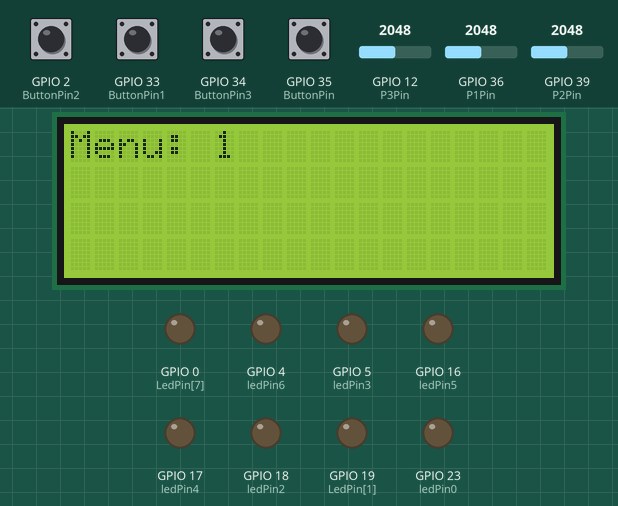
This program was run on a simulated ESP32. Shown: 20×4 character LCD, output pins drawn as LEDs (lit = HIGH). Inputs (shaded band) come from the test bench; at power-on: GPIO 2 (ButtonPin2), GPIO 33 (ButtonPin1), GPIO 34 (ButtonPin3), GPIO 35 (ButtonPin) HIGH, GPIO 39 (P2Pin) = 2048, GPIO 12 (P3Pin) = 2048, GPIO 36 (P1Pin) = 2048.

Above: at 1.7 s.
1.8 s: GPIO 39 (P2Pin) set to 2866
At 5.2 s:
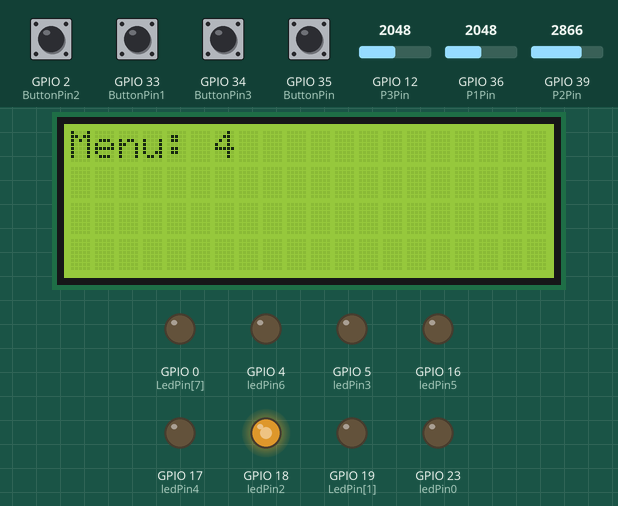
6.3 s: GPIO 39 (P2Pin) set to 3603
9.7 s: GPIO 12 (P3Pin) set to 2866
At 13.4 s:
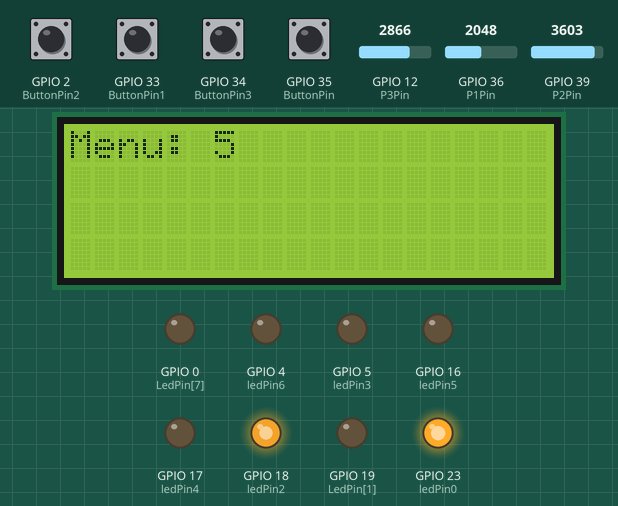
13.6 s: GPIO 39 (P2Pin) set to 4035
18.2 s: GPIO 39 (P2Pin) set to 2047
At 21.5 s:
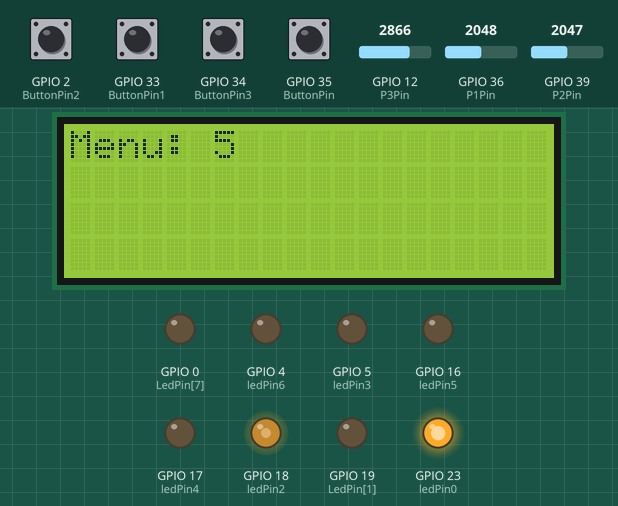
21.6 s: GPIO 39 (P2Pin) set to 491
At 29.4 s:
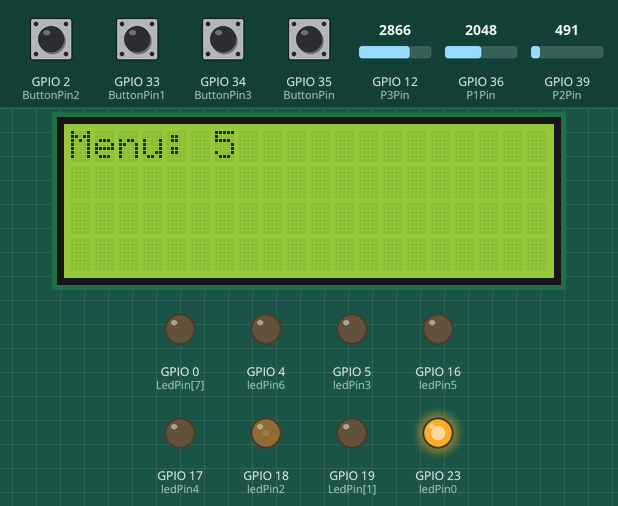
Timing chart, 0 to 29.8 s (numbered marks = the images above; inputs shaded):
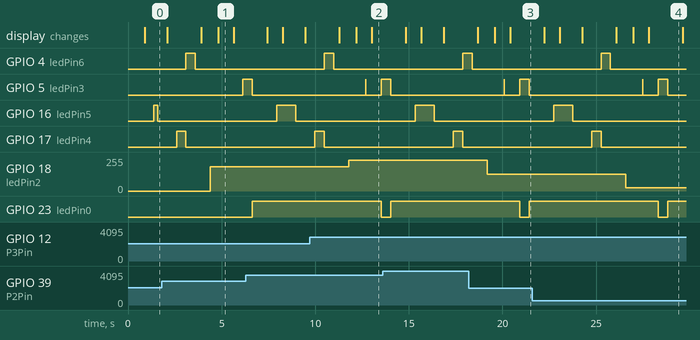

The program:

main.cpp
```cpp
#include <Arduino.h>
#include <LiquidCrystal_I2C.h>

#define I2C_SDA 21
#define I2C_SCL 22
int ButtonPin = 35;
int ButtonPin1 = 33;
int ButtonPin2 = 2;
int ButtonPin3 = 34;

int P2Pin = 39;
int ledBrightness = 0;
const int thresholdLow = 100;  // ช่วงค่าต่ำสุด
const int thresholdHigh = 3995;

int P3Pin = 12;
int P1Pin = 36;

// ตัวแปรสำหรับเก็บสถานะของปุ่ม
bool button1State = false; // สถานะของปุ่มกดตัวที่ 1
bool button2State = false; // สถานะของปุ่มกดตัวที่ 2


int LedPin[] = {23, 19, 18, 5, 17, 16, 4, 0,};

int ledPin0 = 23;
int ledPin1 = 19;
int ledPin2 = 18;
int ledPin3 = 5;
int ledPin4 = 17;
int ledPin5 = 16;
int ledPin6 = 4;
int ledPin7 = 0;

LiquidCrystal_I2C lcd(0x27, 20, 4); // set the LCD address to 0x27 for a 16 chars and 2 line display

void setup(){

pinMode(ledPin2, OUTPUT); // ตั้ง LED เป็น output

pinMode(ButtonPin2, INPUT_PULLUP); // ตั้งปุ่มกดตัวที่ 1 เป็น input พร้อมเปิด pull-up resistor
pinMode(ButtonPin3, INPUT_PULLUP);// ตั้งปุ่มกดตัวที่ 2 เป็น input พร้อมเปิด pull-up resistor
pinMode(ledPin0, OUTPUT);  // ตั้ง LED เป็น output
pinMode(ledPin3, OUTPUT);  // ตั้ง LED เป็น output

    for (int i = 0; i < 8; i++) {
    pinMode(LedPin[i], OUTPUT);
  }
  pinMode(ButtonPin, INPUT_PULLUP);
  pinMode(ButtonPin1, INPUT_PULLUP);
 lcd.init(I2C_SDA, I2C_SCL); // initialize the lcd to use user defined I2C pins
 lcd.backlight();
 lcd.setCursor(0,0);
 lcd.print("Menu: 0");
 delay(500);
Serial.begin(9600);
}


void loop(){
  static int menu = 0;  // ตัวแปรเก็บเมนูที่เลือก
  int switchState = digitalRead(ButtonPin);
  int switchState1 = digitalRead(ButtonPin1);


  int potValue = analogRead(P2Pin);
  int potValue1 = analogRead(P3Pin);
  int potValue2 = analogRead(P1Pin);
  ledBrightness = map(potValue, 0, 4095, 0, 255);
  potValue = analogRead(P2Pin);
  potValue1 = analogRead(P3Pin);
  potValue2 = analogRead(P1Pin);


    if (switchState == HIGH) {
    delay(300);  // ให้เวลา Debouncing ให้สวิตช์มีเวลาหยุดสักนิด

    // เปลี่ยนเมนูที่เลือก
    menu = (menu % 6) + 1;  // สลับเมนูจาก 1-3
    lcd.clear();
    lcd.setCursor(0, 0);
    lcd.print("Menu: ");
    lcd.print(menu);  // แสดงเมนูที่เลือก
    delay(500);  // ให้เวลาสำหรับแสดงผลบนจอ LCD
    }

    else if (switchState1 == HIGH)
    {
    delay(300);  // ให้เวลา Debouncing ให้สวิตช์มีเวลาหยุดสักนิด
    menu = (menu % 6) + 1;  // สลับเมนูจาก 1-3
    lcd.clear();
    lcd.setCursor(0, 0);
    lcd.print("Menu: ");
    lcd.print(menu);  // แสดงเมนูที่เลือก
    delay(500);  // ให้เวลาสำหรับแสดงผลบนจอ LCD
    }

    bool button1State = digitalRead(ButtonPin2) == LOW; // LOW = ปุ่มถูกกด
    bool button2State = digitalRead(ButtonPin3) == LOW;


    // ใช้ switch-case เพื่อจัดการการเลือกเมนู
    switch (menu) {
      case 1:
    digitalWrite(ledPin5, HIGH);
    delay(200);
    digitalWrite(ledPin5, LOW);
    delay(200);

    }
    switch (menu) {
      case 2:
    if (ButtonPin1)
    {
      digitalWrite(ledPin4, HIGH);  // ใส่ if ก่อนและ อันนี้แก้ให้หลอดไฟติดสลับแล้ว
    digitalWrite(ledPin6, LOW);
    delay(500);
    digitalWrite(ledPin4, LOW);
    digitalWrite(ledPin6, HIGH);
    delay(500);
    }
    else(menu ,3);
    {
    digitalWrite(ledPin6, LOW);
    }

    }

    switch (menu) {
      case 3:
    if (potValue <= thresholdLow || potValue >= thresholdHigh) {
    ledBrightness = 0; // LED ดับ
  }
  else {
    // แปลงค่า 0-4095 ให้เป็นช่วง 0-255 สำหรับควบคุม PWM
    ledBrightness = map(potValue, thresholdLow, thresholdHigh, 0, 255);
  }

   analogWrite(ledPin2, ledBrightness);
    delay(100);

    }

    switch (menu) {
      case 4:
    if (potValue1 >= 2120)
    {
    digitalWrite(ledPin3, HIGH);
    delay(10);
  }
  else (potValue1 < 2120); //แก้ไข เมื่อน้อยกว่า1.8v ให้หลอดled ดับ
    {
      digitalWrite(ledPin3, LOW);
    delay(10);
    }

  }
  switch (menu) {
      case 5:
    if (button1State && button2State)
    {
    digitalWrite(ledPin0, LOW);
    digitalWrite(ledPin3, LOW);
    delay(50);
  }
  else
  {
    digitalWrite(ledPin0, LOW);  // แก้ ติดดับสลับกัน
    digitalWrite(ledPin3, HIGH);
    delay(500);
    digitalWrite(ledPin3, LOW);
    digitalWrite(ledPin0, HIGH);
    delay(500);
  }
 }

 switch (menu) {
      case 6:
    if (potValue2 > 256)
    {
    digitalWrite(ledPin5, HIGH);
    delay(10);
  }
  else if (potValue2 < 256)
  {
    digitalWrite(ledPin5, LOW);
    delay(10);
  }


 }
}
```

week2.cpp
```cpp
/*#include <Arduino.h>

// กำหนดขา GPIO สำหรับแยกไฟจราจร 1
int red1 = 23;    // ไฟแดงแยกที่ 1
int yellow1 = 19; // ไฟเหลืองแยกที่ 1
int green1 = 18;  // ไฟเขียวแยกที่ 1

// กำหนดขา GPIO สำหรับแยกไฟจราจร 2
int red2 = 17;   // ไฟแดงแยกที่ 2
int yellow2 = 16;// ไฟเหลืองแยกที่ 2
int green2 = 4; // ไฟเขียวแยกที่ 2
int dum = 0;
int led5 = 5;
// กำหนดขา GPIO สำหรับปุ่ม
int buttonPin = 15; // ปุ่มสำหรับสลับโหมดไฟกระพริบ
bool blinkingMode = false; // ตัวแปรสำหรับเก็บสถานะโหมดไฟกระพริบ
int buttonState = 0; // ตัวแปรสำหรับเก็บสถานะของปุ่ม

void setup() {
  // ตั้งค่าให้ GPIO เป็น OUTPUT สำหรับไฟ
  pinMode(red1, OUTPUT);
  pinMode(yellow1, OUTPUT);
  pinMode(green1, OUTPUT);
  pinMode(red2, OUTPUT);
  pinMode(yellow2, OUTPUT);
  pinMode(green2, OUTPUT);
  pinMode(dum, OUTPUT);
  pinMode(led5, OUTPUT);

  // ตั้งค่าให้ GPIO เป็น INPUT สำหรับปุ่ม
  pinMode(buttonPin, INPUT_PULLUP);

  // เริ่มต้นการเชื่อมต่อ Serial Monitor
  Serial.begin(115200);
  Serial.println("System Started");
}

void loop() {
  // อ่านสถานะของปุ่ม
  buttonState = digitalRead(buttonPin);

  // ถ้ากดปุ่ม (ปุ่มจะเป็น LOW เมื่อกด) สลับโหมดไฟกระพริบ
  if (buttonState == HIGH) {
    blinkingMode = !blinkingMode;  // สลับสถานะโหมด
    delay(200); // หน่วงเวลาหลังการกดปุ่ม เพื่อป้องกันการกดซ้ำ
    if (blinkingMode) {
      Serial.println("Blinking mode activated");
    } else {
      Serial.println("Blinking mode deactivated");
    }
  }

  // ถ้าอยู่ในโหมดไฟกระพริบ
  if (blinkingMode) {
    // กระพริบไฟแดงและไฟเขียวทั้งสองแยก
    digitalWrite(red1, HIGH);
    digitalWrite(green1, HIGH);
    digitalWrite(yellow1, HIGH);
    digitalWrite(red2, HIGH);
    digitalWrite(green2, HIGH);
    digitalWrite(yellow2, HIGH);
    digitalWrite(dum, HIGH);
    digitalWrite(led5, HIGH);
    delay(500); // หน่วงเวลา 500 มิลลิวินาที (ไฟกระพริบ)
    digitalWrite(red1, LOW);
    digitalWrite(green1, LOW);
    digitalWrite(yellow1, LOW);
    digitalWrite(red2, LOW);
    digitalWrite(green2, LOW);
    digitalWrite(yellow2, LOW);
    digitalWrite(dum, LOW);
    digitalWrite(led5, LOW);
    delay(500); // หน่วงเวลา 500 มิลลิวินาที (ไฟกระพริบ)
  }
  else {
    // การทำงานของไฟจราจรปกติ
    // แยกที่ 1 - ไฟเขียว, แยกที่ 2 - ไฟแดง
    digitalWrite(green1, HIGH);  // เปิดไฟเขียวแยกที่ 1
    digitalWrite(red1, LOW);     // ปิดไฟแดงแยกที่ 1
    digitalWrite(yellow1, LOW);  // ปิดไฟเหลืองแยกที่ 1
    digitalWrite(red2, HIGH);    // เปิดไฟแดงแยกที่ 2
    digitalWrite(yellow2, LOW);  // ปิดไฟเหลืองแยกที่ 2
    digitalWrite(green2, LOW);   // ปิดไฟเขียวแยกที่ 2
    Serial.println("Normal mode: Green 1, Red 2");
    delay(5000); // ไฟเขียวแยกที่ 1 เปิดเป็นเวลา 5 วินาที

    // แยกที่ 1 - ไฟเหลือง, แยกที่ 2 - ไฟแดง
    digitalWrite(green1, LOW);  // เปิดไฟเขียวแยกที่ 1
    digitalWrite(red1, LOW);     // ปิดไฟแดงแยกที่ 1
    digitalWrite(yellow1, HIGH);  // ปิดไฟเหลืองแยกที่ 1
    digitalWrite(red2, HIGH);    // เปิดไฟแดงแยกที่ 2
    digitalWrite(yellow2, LOW);  // ปิดไฟเหลืองแยกที่ 2
    digitalWrite(green2, LOW);   // ปิดไฟเขียวแยกที่ 2
    Serial.println("Normal mode: Yellow 1");
    delay(2000); // ไฟเหลืองแยกที่ 1 เปิดเป็นเวลา 2 วินาที

    // แยกที่ 1 - ไฟแดง, แยกที่ 2 - ไฟเขียว
    digitalWrite(yellow1, LOW);  // ปิดไฟเหลืองแยกที่ 1
    digitalWrite(red1, HIGH);    // เปิดไฟแดงแยกที่ 1
    digitalWrite(green1, LOW);   // ปิดไฟเขียวแยกที่ 1
    digitalWrite(red2, LOW);     // ปิดไฟแดงแยกที่ 2
    digitalWrite(yellow2, LOW);  // ปิดไฟเหลืองแยกที่ 2
    digitalWrite(green2, HIGH);  // เปิดไฟเขียวแยกที่ 2
    Serial.println("Normal mode: Green 2, Red 1");
    delay(5000); // ไฟเขียวแยกที่ 2 เปิดเป็นเวลา 5 วินาที

    // แยกที่ 1 - ไฟแดง, แยกที่ 2 - ไฟเหลือง
    digitalWrite(green1, LOW);  // เปิดไฟเขียวแยกที่ 1
    digitalWrite(red1, HIGH);     // ปิดไฟแดงแยกที่ 1
    digitalWrite(yellow1, LOW);  // ปิดไฟเหลืองแยกที่ 1
    digitalWrite(red2, LOW);    // เปิดไฟแดงแยกที่ 2
    digitalWrite(yellow2, HIGH);  // ปิดไฟเหลืองแยกที่ 2
    digitalWrite(green2, LOW);   // ปิดไฟเขียวแยกที่ 2
    Serial.println("Normal mode: Yellow 2");
    delay(2000); // ไฟเหลืองแยกที่ 2 เปิดเป็นเวลา 2 วินาที
  }
}*/
```

Measured:
- after the input at 1.8 s, GPIO 18 (ledPin2): 0/255 → 181/255 after 2.6 s
- after the input at 9.7 s, GPIO 5 (ledPin3): LOW → HIGH after 3.0 s instead of 3.8 s
- after the input at 18.2 s, GPIO 18 (ledPin2): 229/255 → 127/255 after 0.98 s
- after the input at 21.6 s, GPIO 18 (ledPin2): 127/255 → 25/255 after 5.0 s
- what the display in image 1 shows lasts 0.8 s, from 4.8 s to 5.6 s
